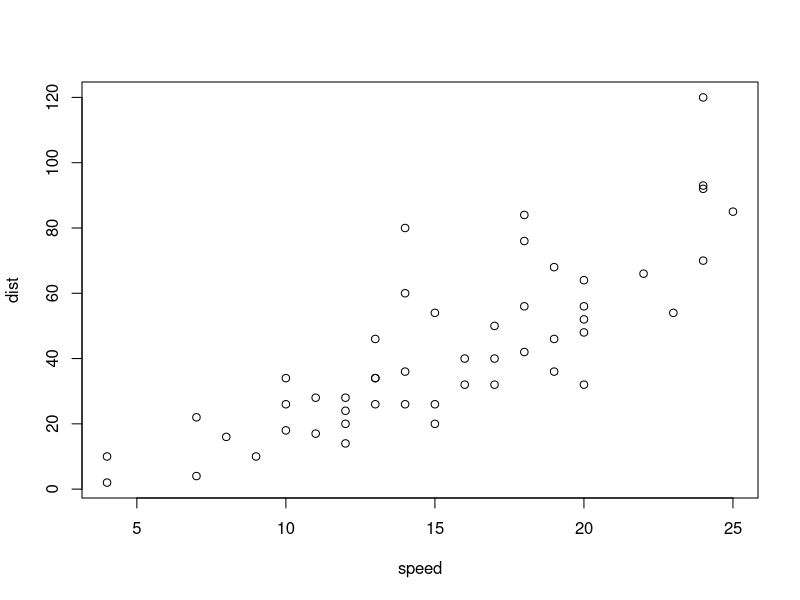
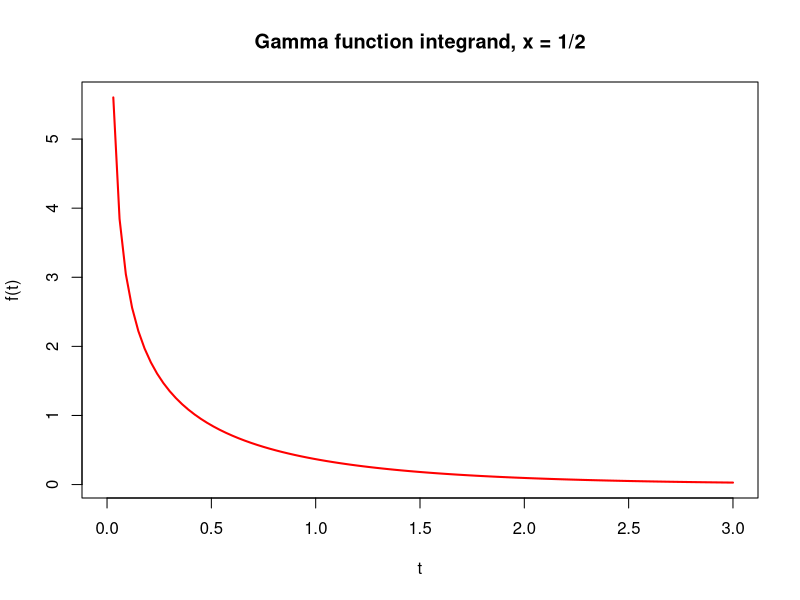
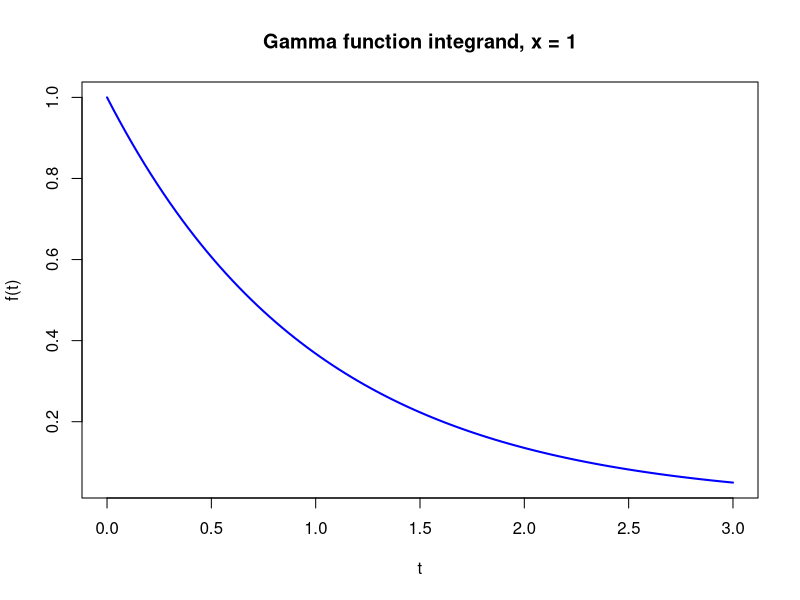
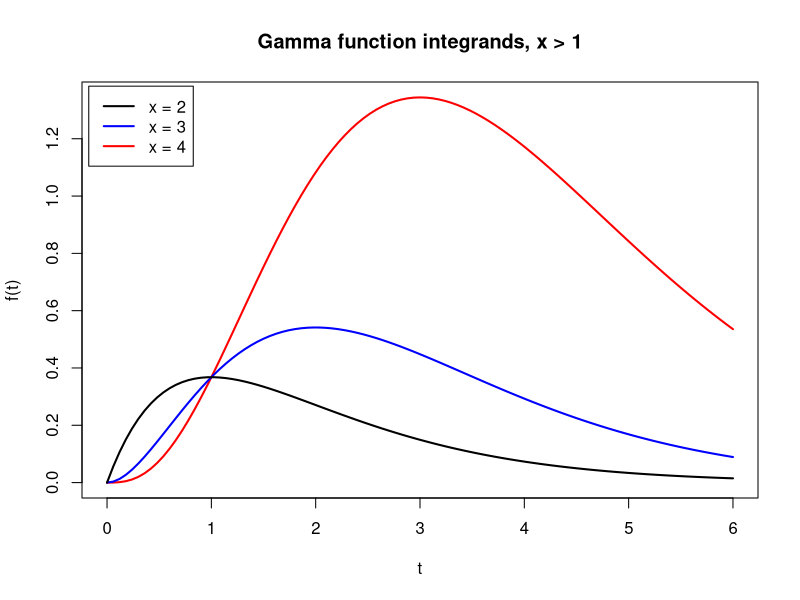

R code for these plots, in order:
## ---- chunk 1
plot(cars)
## ---- chunk 2
curve( x^(-1/2) * exp( -x ), 0, 3, main = "Gamma function integrand, x = 1/2",
       lwd = 2, col = "red", ylab = "f(t)", xlab = "t")
## ---- chunk 3
curve( exp( -x ), 0, 3, main = "Gamma function integrand, x = 1",
       lwd = 2, col = "blue", ylab = "f(t)", xlab = "t")
## ---- chunk 4
curve( x^3 * exp( -x ), 0, 6, lwd = 2, col = "red", xlab = "t", 
       ylab = "f(t)", main = "Gamma function integrands, x > 1" )
curve( x^2 * exp( -x ), 0, 6, lwd = 2, col = "blue", add = TRUE )
curve( x * exp( -x ), lwd = 2, 0, 6, add = TRUE )
legend( "topleft", inset = 0.01, legend <- c("x = 2", "x = 3", "x = 4"),
        lwd = 2, lty = 1,
        col = c( "black", "blue", "red")) 

## ---- chunk 5
gamma(1)
## ---- chunk 6
gamma(2)
## ---- chunk 7
gamma(6)
## ---- chunk 8
gamma(3.7)
## ---- chunk 9
2.7 * 1.7 * gamma(1.7)
